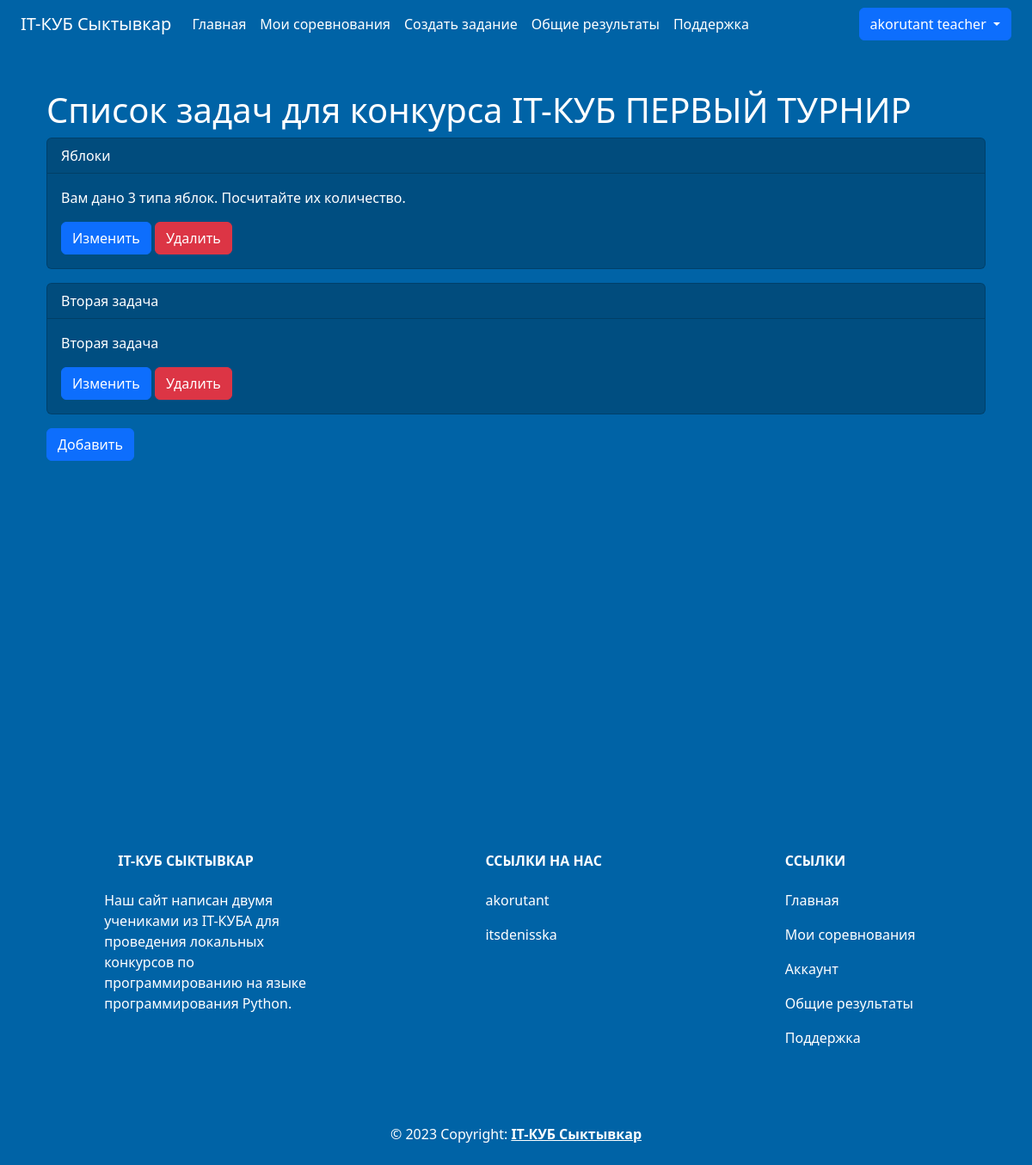
Page /tasks/1 (signed in) on the committed database.
### data/users.py (models this page shows, shortened)
class User(SqlAlchemyBase, UserMixin):
    __tablename__ = 'users'
    id = sqlalchemy.Column(sqlalchemy.Integer,
                           primary_key=True, autoincrement=True)
    login = sqlalchemy.Column(sqlalchemy.String, nullable=False)
    firstname = sqlalchemy.Column(sqlalchemy.String, nullable=False)
    surname = sqlalchemy.Column(sqlalchemy.String, nullable=False)
    patronymic = sqlalchemy.Column(sqlalchemy.String, nullable=False)
    job_title = sqlalchemy.Column(sqlalchemy.String, nullable=False)
    email = sqlalchemy.Column(sqlalchemy.String,
                              index=True, unique=True, nullable=False)
    hashed_password = sqlalchemy.Column(sqlalchemy.String, nullable=False)
    count_contests = sqlalchemy.Column(sqlalchemy.Integer, nullable=False, default=0)
    count_wins = sqlalchemy.Column(sqlalchemy.Integer, nullable=False, default=0)
    avatar = sqlalchemy.Column(sqlalchemy.String, nullable=True)
    created_date = sqlalchemy.Column(sqlalchemy.DateTime,
                                     default=datetime.now)
    contest_results = orm.relationship('ContestResults', backref='user')

### data/contests.py (models this page shows)
class Contest(SqlAlchemyBase):
    __tablename__ = "contests"
    id = sqlalchemy.Column(sqlalchemy.Integer,
                           primary_key=True, autoincrement=True)
    title = sqlalchemy.Column(sqlalchemy.String, nullable=False, unique=True)
    description = sqlalchemy.Column(sqlalchemy.String, nullable=False)
    author_id = sqlalchemy.Column(sqlalchemy.Integer,
                                  sqlalchemy.ForeignKey("teachers.user_id"))
    join_deadline = sqlalchemy.Column(sqlalchemy.DateTime, nullable=False)
    end_deadline = sqlalchemy.Column(sqlalchemy.DateTime, nullable=False)
    teacher = orm.relationship('Teacher')
    tasks = orm.relationship('Task', secondary='contest_to_task', backref='contest')
    contest_result = orm.relationship("ContestResults", back_populates='contest_item')

### data/tasks.py (models this page shows)
class Task(SqlAlchemyBase):
    __tablename__ = "tasks"
    id = sqlalchemy.Column(sqlalchemy.Integer,
                           primary_key=True, autoincrement=True)
    title = sqlalchemy.Column(sqlalchemy.String, nullable=False)
    description = sqlalchemy.Column(sqlalchemy.String, nullable=False)
    input = sqlalchemy.Column(sqlalchemy.String, nullable=False)
    output = sqlalchemy.Column(sqlalchemy.String, nullable=False)
    author_id = sqlalchemy.Column(sqlalchemy.Integer, sqlalchemy.ForeignKey("teachers.user_id"))
    teacher = orm.relationship("Teacher")
    contests = orm.relationship('Contest', secondary='contest_to_task', backref='task')

### main.py (the view)
@app.route("/tasks/<int:contest_id>", methods=['GET', 'POST'])
@login_required
def tasks(contest_id):
    if current_user.job_title == "teacher":
        form = AddTasksToContestForm()
        db_sess = db_session.create_session()
        tasks_data = db_sess.query(Task).filter(
            Task.author_id == current_user.id).all()
        contest_data = db_sess.query(Contest).filter(
            Contest.id == contest_id).first()
        if form.validate_on_submit():
            task_id = request.form.get('id')
            task = db_sess.query(Task).filter(Task.id == task_id).first()
            contest_data.tasks.append(task)
            db_sess.commit()
        if not tasks_data:
            return redirect(url_for("tasks_add",
                                    contest_id=contest_id))
        return render_template("tasks.html",
                               title="Список соревнований",
                               tasks=tasks_data,
                               contest=contest_data,
                               form=form)
    return redirect(url_for("index"))

### data/db_session.py (called while the page is built)
def create_session() -> Session:
    global __factory
    return __factory()

### main.py (called while the page is built)
@login_manager.user_loader
def load_user(user_id):
    db_sess = db_session.create_session()
    return db_sess.query(User).get(user_id)

### templates/tasks.html (shortened to what this page needs)
{% extends "base.html" %} {% block content %}
<div class="container mt-3 text-white">
    <h1>Список задач для конкурса {{ contest.title }}</h1>
    {% for task in contest.tasks %}
    <div class="card card-background mb-3">
        <div class="card-header text-white">{{ task.title }}</div>
        <div class="card-body text-white">
            <p class="card-text">{{ task.description }}</p>
            <a href="{{ url_for('task_edit', contest_id=contest.id, id=task.id) }}" class="btn btn-primary">Изменить</a>
            <a href="{{ url_for('task_delete', id=task.id, contest_id=contest.id) }}" class="btn btn-danger">Удалить</a>
        </div>
    </div>
    {% endfor %}
    <button class="btn btn-primary" type="button" data-bs-toggle="modal"
            data-bs-target="#NotificationModal" style="margin-right: 10px;"> Добавить
    </button>
</div>
{% endblock %}

### templates/base.html (shortened to what this page needs)
<!DOCTYPE html>
<html lang="ru">
<head>
    <link
            rel="stylesheet"
            href="https://stackpath.bootstrapcdn.com/bootstrap/4.4.1/css/bootstrap.min.css"
    />
    <link
            href="https://cdn.jsdelivr.net/npm/bootstrap@5.3.0-alpha3/dist/css/bootstrap.min.css"
            rel="stylesheet"
    />
    <link rel="stylesheet" href="{{ url_for('static', filename='css/style.css') }}"/>
</head>
<body class="navbar-background">
<header class="container-fluid navbar-background">
    <nav class="navbar navbar-expand-lg navbar-background">
        <div class="container-fluid">
            <a class="navbar-brand text-white" href="{{ url_for('index') }}">IT-КУБ Сыктывкар</a>
            <div
                    class="collapse navbar-collapse justify-content-between"
                    id="navbarSupportedContent"
            >
                <ul class="navbar-nav me-auto mb-2 mb-lg-0">
                    <li class="nav-item">
                        <a
                                class="nav-link active text-white"
                                aria-current="page"
                                href="{{ url_for('index') }}"
                        >Главная</a
                        >
                    </li>
                    {% if current_user.is_authenticated %}
                    {% if current_user.job_title == "teacher" %}
                    <li>
                        <a class="nav-link text-white" href="{{ url_for('contests_teacher') }}">Мои соревнования</a>
                    </li>
                    <li>
                        <a class="nav-link text-white" href="{{ url_for('tasks_add') }}">Создать задание</a>
                    </li>
                    {% endif %}
                    {% endif %}
                    <li>
                        <a href="{{ url_for('results') }}" class="nav-link text-white">Общие результаты</a>
                    </li>
                    <li class="nav-item">
                        <a class="nav-link text-white" href="{{ url_for('help') }}">Поддержка</a>
                    </li>
                </ul>
                <div>
                    {% if current_user.is_authenticated %}
                    <div class="btn-group dropdown-center">
                        <button type="button" class="btn btn-primary dropdown-toggle"
                                data-bs-toggle="dropdown"
                                aria-expanded="false">
                            {{ current_user.login }}
                        </button>
                    </div>
                    {% else %}
                    <a class="btn btn-primary" href="{{ url_for('login') }}">Войти</a>
                    <a class="btn btn-primary" href="{{ url_for('register') }}">Регистрация</a>
                    {% endif %}
                </div>
            </div>
        </div>
    </nav>
</header>
<main role="main" class="container content mt-5">
    {% block content %} {% endblock %}
</main>
<footer class="text-center text-lg-start navbar-background text-muted">
    <section
            class="d-flex justify-content-center justify-content-lg-between p-4"
    >
        <div class="container text-center text-md-start mt-5 text-white">
            <div class="row mt-3">
                <div class="col-md-3 col-lg-4 col-xl-3 mx-auto mb-4">
                    <h6 class="text-uppercase fw-bold mb-4">
                        IT-КУБ Сыктывкар
                    </h6>
                    <p>Наш сайт написан двумя учениками из IT-КУБА для проведения локальных конкурсов по программированию на языке программирования Python.</p>
                </div>
                <div class="col-md-2 col-lg-2 col-xl-2 mx-auto mb-4">
                    <h6 class="text-uppercase fw-bold mb-4">Ссылки на нас</h6>
                    <p>
                        <a href="https://akoru.works/" class="nav-link text-white">akorutant</a>
                    </p>
                    <p>
                        <a href="https://t.me/itsdenisska" class="nav-link text-white">itsdenisska</a>
                    </p>
                </div>
                <div class="col-md-3 col-lg-2 col-xl-2 mx-auto mb-4">
                    <h6 class="text-uppercase fw-bold mb-4">Ссылки</h6>
                    <p>
                        <a href="{{ url_for('index') }}" class="nav-link text-white">Главная</a>
                    </p>
                    {% if current_user.is_authenticated %}
                    {% if current_user.job_title == "teacher" %}
                    <p>
                        <a class="nav-link text-white" href="{{ url_for('contests_teacher') }}">Мои соревнования</a>
                    </p>
                    {% endif %}
                    <p>
                        <a class="nav-link text-white" href="{{ url_for('account', user_id=current_user.id) }}">Аккаунт</a>
                    </p>
                    {% endif %}
                    <p>
                        <a href="{{ url_for('results') }}" class="nav-link text-white">Общие результаты</a>
                    </p>
                    <p>
                        <a href="{{ url_for('help') }}" class="nav-link text-white">Поддержка</a>
                    </p>
                </div>
            </div>
        </div>
    </section>
    <div class="text-center p-4 text-white">
        © 2023 Copyright:
        <a class="text-reset fw-bold" href="{{ url_for('index') }}">IT-КУБ Сыктывкар</a>
    </div>
</footer>
</body>
</html>

### static/css/style.css (style rules this page uses)
.navbar-background { background-color: #0063a6; }
.card-background { background-color: #004e81; }
.content { min-height:100vh; }

### rows in the picture
User: login "akorutant teacher"
Contest: title "IT-КУБ ПЕРВЫЙ ТУРНИР"
Task: title "Яблоки", description "Вам дано 3 типа яблок. Посчитайте их количество."
Task: title "Вторая задача", description "Вторая задача"
